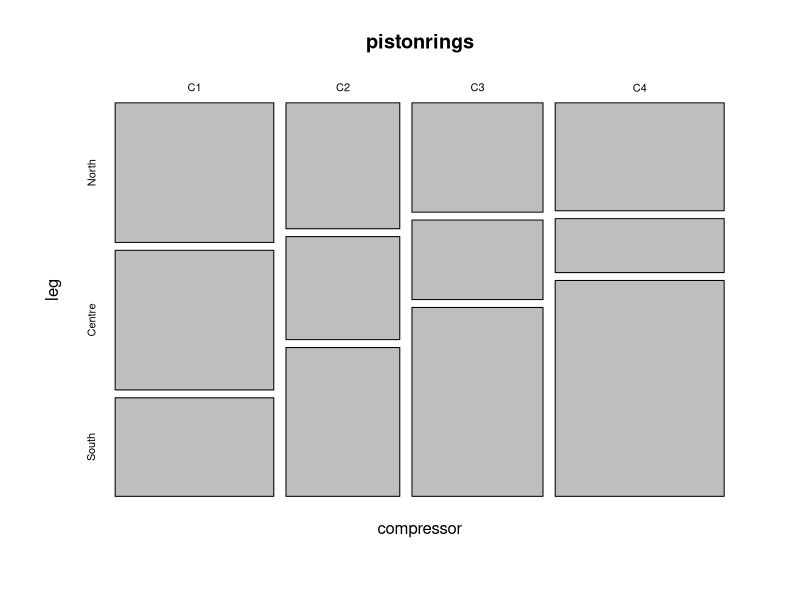

Recreate this plot in R.
library(HSAUR3)


### Name: pistonrings
### Title: Piston Rings Failures
### Aliases: pistonrings
### Keywords: datasets

### ** Examples

  
  data("pistonrings", package = "HSAUR3")
  mosaicplot(pistonrings)
